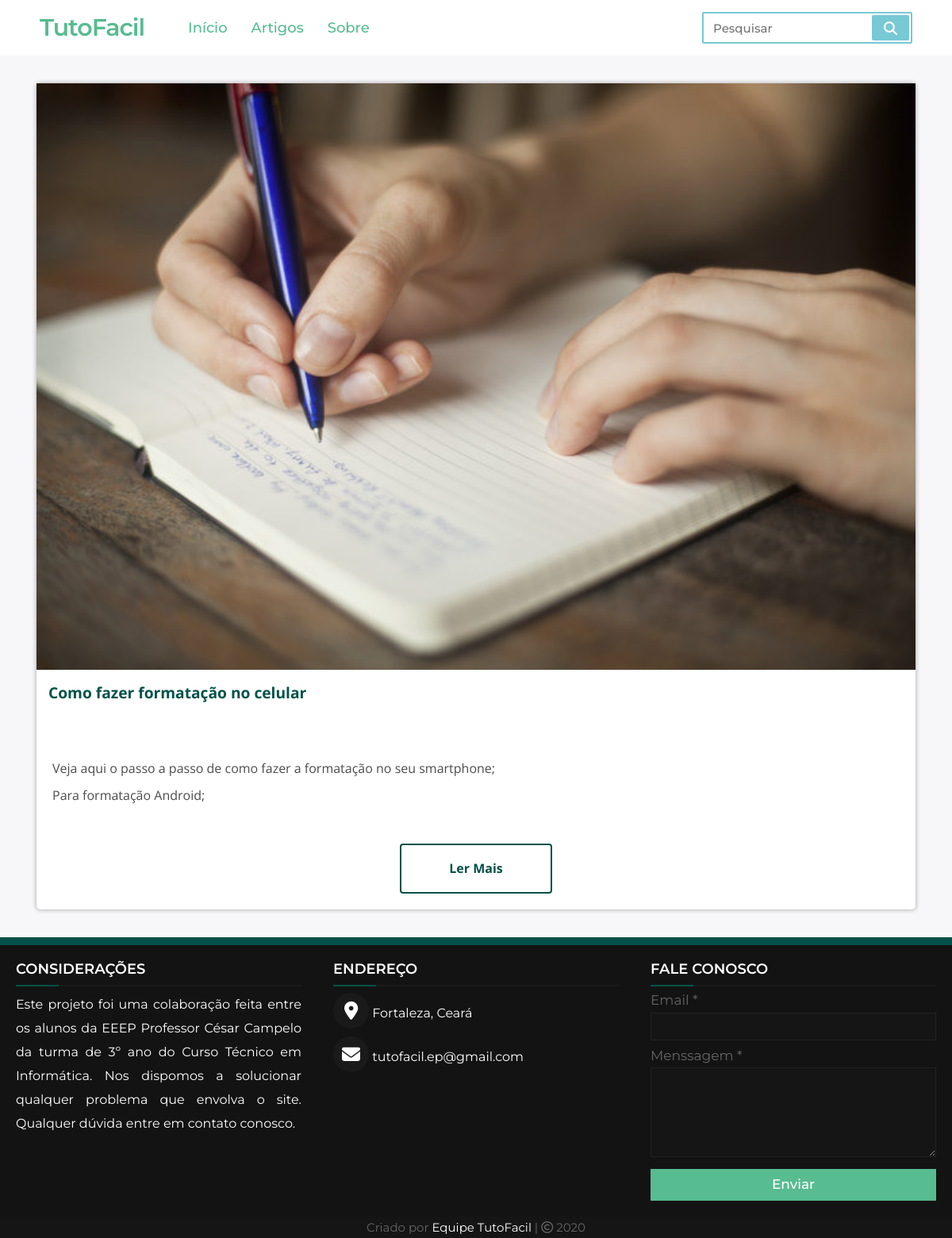
The app's page /tutoriais_pesquisa.php?txtpesquisar=Como fazer formatação no celular with its own data.
### tables this page shows
CREATE TABLE `temas` (
  `id_tema` int(11) NOT NULL,
  `titulo` varchar(100) DEFAULT NULL,
  `texto` varchar(20000) DEFAULT NULL,
  `autor` varchar(50) DEFAULT NULL,
  `data_tema` varchar(10) DEFAULT NULL
);

### tutoriais_pesquisa.php (the view, shortened to what this page needs)
<!DOCTYPE html>
<html lang="pt-br">
<head>
  <link rel="stylesheet" type="text/css" href="CSS/style-home.css">
  <link rel="stylesheet" type="text/css" href="CSS/normalize.css">
  <link rel="stylesheet" type="text/css" href="CSS/style-navbar.css">
  <link rel="stylesheet" type="text/css" href="CSS/footer.css">
  <link rel="stylesheet" type="text/css" href="CSS/style-lista-tutoriais.css">
</head>
<body>
  <div class="arranjo_tecnico"></div>
  <nav>
    <div class="logo">TutoFacil</div>
    <ul class="nav-items">
      <li><a href="index.php">Início</a></li>
      <li><a href="tutoriais.php">Artigos</a></li>
      <li><a href="sobre.php">Sobre</a></li>
    </ul>
    <form action="tutoriais.php" method="get">
      <input type="search" name="txtpesquisar" class="search-data" placeholder="Pesquisar" required>
      <button type="submit" name="pesquisar" class="fas fa-search"></button>
    </form>
  </nav>
  <div class="row">
    <div class="tuto-div">
      <?php
      require_once('conexao.php');
      if(isset($_GET['txtpesquisar'])){
        $txtpesquisar = $_GET['txtpesquisar'];
        $query = "SELECT * FROM temas WHERE titulo LIKE '%$txtpesquisar%'";
      }else{
        header('Location: tutoriais.php');
      }
      $resultado = mysqli_query($conexao, $query);
      while ($array = mysqli_fetch_array($resultado)) {
        $id = $array['id_tema'];
        $titulo_tema = $array['titulo'];
        $texto = $array['texto'];
      ?>
        <div class="tuto-box" id="tuto-box">
          <div class="image">
            <img src="./CSS/imagens/background-aboutus.jpg">
          </div>
          <div class="conteudo">
            <h1><?php echo utf8_encode($titulo_tema) ?></h1>
          </div>
          <div class="text">
              <p><?php echo utf8_encode($texto) ?></p>
          </div>
          <div class="ler-mais">
              <a href="modelo_artigo.php?id=<?php echo $id ?>"> <button>Ler Mais</button></a>
          </div>
        </div>
      <?php } ?>
    </div>
  </div>
  <div class="espacamento"></div>
  <footer>
    <div class="main-content">
      <div class="left box">
        <h2>Considerações</h2>
        <div class="content">
          <p>
            Este projeto foi uma colaboração feita entre os alunos da EEEP
            Professor César Campelo da turma de 3º ano do Curso Técnico em Informática.
            Nos dispomos a solucionar qualquer problema que envolva o site. Qualquer dúvida entre em contato conosco.
          </p>
        </div>
      </div>
      <div class="center box">
        <h2>Endereço</h2>
        <div class="content">
          <div class="place">
            <span class="fas fa-map-marker-alt"></span>
            <span>Fortaleza, Ceará</span>
          </div>
          <div class="email">
            <span class="fas fa-envelope"></span>
            <span>tutofacil.ep@gmail.com</span>
          </div>
        </div>
      </div>
      <div class="right box">
        <h2>Fale Conosco</h2>
        <div class="content">
          <form action="#">
            <div class="email">
              <div class="text">Email *</div>
              <input type="email" name="email" required />
            </div>
            <div class="msg">
              <div class="text">Menssagem *</div>
              <textarea name="menssagem" cols="25" rows="7" required></textarea>
            </div>
            <div class="send-btn">
              <button type="submit">Enviar</button>
            </div>
          </form>
        </div>
      </div>
    </div>
    <div class="bottom">
      <center>
        <span class="credit">Criado por</span> Equipe TutoFacil <span> | </span>
        <span class="far fa-copyright"></span><span> 2020</span>
      </center>
    </div>
  </footer>
</body>
</html>

### CSS/style-home.css (style rules this page uses)
body { font-family: "Open Sans", sans-serif; }

### CSS/style-navbar.css (style rules this page uses)
.arranjo_tecnico { height: 70px; }
nav { background: #ffffff; position: fixed; font-family: "Montserrat", sans-serif; display: flex; flex-wrap: wrap; align-items: center; justify-content: space-between; height: 70px; top: 0px; width: 100%; padding: 0 100px; z-index: 2; }
nav .logo { color: #57bc90; font-size: 30px; font-weight: 600; letter-spacing: -1px; }
nav .nav-items { display: flex; flex: 1; padding: 0 0 0 40px; }
nav .nav-items li { padding: 0 15px; height: 70px; line-height: 70px; transition: 0.4s; }
nav .nav-items li a { text-decoration: none; color: #57bc90; font-size: 18px; font-weight: 500; transition: 0.4s; }
nav form { display: flex; height: 40px; border-radius: 2px; padding: 2px; background: #ffffff; min-width: 18% !important; border: 2px solid #77c9d4; }
nav form .search-data { outline: none; height: 100%; width: 100%; padding: 0 10px; color: #015249; font-weight: 500; background: none; border: none; font-size: 15px; }
.search-data:invalid { box-shadow: none; }
nav form button { padding: 0 15px; background: #77c9d4; border: none; cursor: pointer; font-size: 17px; color: #ffffff; border-radius: 2px; }
@media (max-width: 1245px) { nav { padding: 0 50px; } }

### CSS/footer.css (style rules this page uses)
.espacamento { width: 100%; height: 10px; background: #015249; }
footer { font-family: "Montserrat", sans-serif; color: #ffffff; position: relative; bottom: 0; width: 100%; background: #131313; }
.main-content { display: flex; }
.main-content .box { flex-basis: 50%; padding: 20px 20px; }
.box h2 { font-size: 1.125rem; font-weight: 600; text-transform: uppercase; }
.box .content { margin: 20px 0 0 0; position: relative; }
.box .content::before { position: absolute; content: ''; top: -10px; height: 2px; width: 100%; background: #1a1a1a; }
.box .content::after { position: absolute; content: ''; height: 2px; width: 15%; background: #015249; top: -10px; }
.left .content p { text-align: justify; line-height: 30px; }
.center .content .fas { font-size: 1.4375rem; background: #1a1a1a; height: 45px; width: 45px; line-height: 45px; text-align: center; border-radius: 50%; transition: 0.3s ease; }
.center .content .email { margin: 10px 0; }
.right form .text { font-size: 1.0625rem; margin-bottom: 5px; color: #656565; }
.right form .msg { margin-top: 10px; }
.right form input, .right form textarea { width: 100%; font-size: 0.8rem; background: #151515; padding-left: 6px; border: 1px solid #222222; color: #ffffff; }
.right form textarea { padding-top: 8px; }
.right form input { height: 35px; }
.right form .send-btn { margin-top: 10px; }
.right form .send-btn button { color: #ffffff; height: 40px; width: 100%; border: none; outline: none; background: #57BC90; font-size: 1.0625rem; font-weight: 500; cursor: pointer; transition: 0.3s; }
.right form .email input:invalid, .right form .msg textarea { box-shadow: none; }
.bottom center { padding: 5px; font-size: 0.9375rem; background-color: #151515; }
.bottom center span { color: #656565; }

### CSS/style-lista-tutoriais.css (style rules this page uses)
.row { margin: 0; padding: 0; font-size: 1rem; line-height: 1.6; font-weight: 400; background-color: #f7f7fa; display: flex; justify-content: center; align-items: center; }
.tuto-div { width: 94%; padding: 20px 0; display: grid; grid-template-columns: repeat(auto-fit, minmax(280px, 1fr)); grid-gap: 10px; }
.tuto-box h1 { font-size: 1.2rem; color: #015249; line-height: 1.2; margin: 10px 15px 30px; }
.tuto-box { width: auto; max-height: auto; margin: 15px 10px; border-radius: 5px; box-shadow: 0 0 5px 1px rgb(182, 181, 181); transition: 0.5s; background-color: #ffffff; }
.tuto-box > div { background-color: none; }
.tuto-box > .conteudo { width: 100%; height: 75px; background-color: white; }
.tuto-box > .text p , .tuto-box > .conteudo h3 { text-align: left; opacity: 0.7; line-height: 1.5; max-height: 100px; overflow: hidden; margin: 10px 20px; }
.tuto-box img { top: 0; left: 0; width: 100%; height: auto; }
.tuto-box > .text { max-height: 95px; overflow: hidden; }
.ler-mais { position: relative; margin-bottom: 20px; width: 100%; display: flex; justify-content: center; align-items: center; }
.ler-mais button { background: #ffffff; padding: 20px 60px; border: 2px solid #015249; border-radius: 4px; margin-top: 2rem; cursor: pointer; position: relative; transition: all 0.35s; outline: none; position: relative; font-size: 1rem; font-weight: 700; color: #015249; text-decoration: none; transition: 0.3s ease; }

### records on screen
temas: titulo "Como fazer formatação no celular", texto "Veja aqui o passo a passo de como fazer a formatação no seu smartphone; Para formatação Android;"
